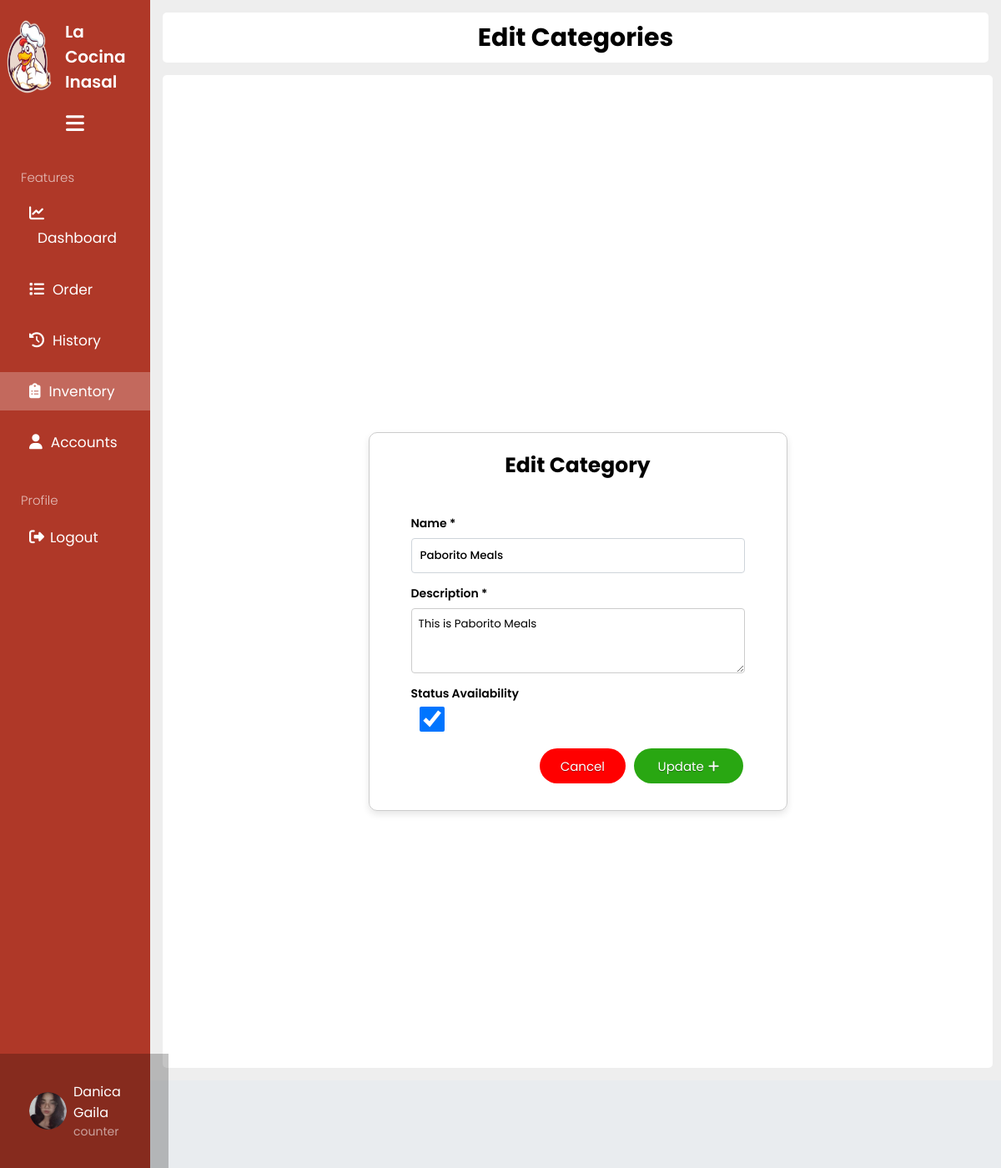
The page /content/categories-edit.php?id=1 (signed in) on the database its author committed.
### tables this page shows
CREATE TABLE `categories` (
  `id` int(11) NOT NULL,
  `name` varchar(255) NOT NULL,
  `description` mediumtext NOT NULL,
  `status` tinyint(1) NOT NULL DEFAULT 0 COMMENT '0=visible 1=hidden\r\n'
);

### config/function.php (called while the page is built, shortened)
<?php
require 'dbconnect.php';
function validate($inputData)
{
    global $conn;
    $validatedData = mysqli_real_escape_string($conn, $inputData);
    return trim($validatedData);
}
function getById($tableName, $id)
{
    global $conn;
    $table = validate($tableName);
    $id = validate($id);
    $query = "SELECT * FROM $table WHERE id= '$id' LIMIT 1";
    $result = mysqli_query($conn, $query);
    if ($result && mysqli_num_rows($result) == 1) {
        $row = mysqli_fetch_assoc($result);
        $response = [
            'status' => 200,
            'data' => $row,
            'message' => 'Record Found',
        ];
        return $response;
    } else {
        $response = [
            'status' => 404,
            'message' => 'No Data Found',
        ];
        return $response;
    }
}
function checkParamId($type)
{
    if (isset($_GET[$type])) {
        if ($_GET[$type] != '') {
            return $_GET[$type];
        } else {
            return '<h5>No ID FOUND</h5>';
        }
    } else {
        return '<h5>No ID GIVEN</h5>';
    }
}

### content/categories-edit.php (the view, shortened to what this page needs)
<?php include 'partials/header.php'; ?>
<head>
    <link rel="stylesheet" href="../css/dashboard.css">
    <link rel="stylesheet" href="../css/inventory.css">
    <link rel="stylesheet" href="../css/inventorycrud.css">
<body>
    <div class="dashboard_container">
        <div class="dashboard_sidebar" id="dashboard_sidebar">
            <div class="dashboard_sidebar_logo" id="logo_dashs">
                <img src="../pictures/logo.png" alt="">
                <p class="title_dash">La Cocina Inasal</p>
            </div>
            <div class="dashboard_sidebar_content">
                <ul class="dashboard_sidebar_list" id="dashboard_sidebar_list">
                    <div id="hamburger">
                        <a href="" id="hamburger_button"><i class="fa-solid fa-bars"></i></a>
                    </div>
                    <div class="features">
                        <p>Features</p>
                    </div>
                    <li>
                        <a href="dashboard.php"><i class="fa-solid fa-chart-line"></i><span class="Menutext">Dashboard</span></a>
                    </li>
                    <li>
                        <a href="content/order.php"><i class="fa-solid fa-list"></i><span class="Menutext">Order</span></a>
                    </li>
                    <li>
                        <a href="content/history.php"><i class="fa-solid fa-clock-rotate-left"></i><span class="Menutext">History</span></a>
                    </li>
                    <li style="background-color: #ffffff3f;">
                        <a href="inventory.php"><i class="fa-solid fa-clipboard-list"></i><span class="Menutext">Inventory</span></a>
                    </li>
                    <li>
                        <a href="account.php"><i class="fa-solid fa-user MenuIcons"></i><span class="Menutext">Accounts</span></a>
                    </li>
                </ul>
            </div>
            <div class="profile-txt">
                <p>Profile</p>
            </div>
            <div class="logout">
                <a href="../logout.php" id="logout_button"><i class="fa-solid fa-right-from-bracket"></i><span class="Menutext">Logout</span></a>
            </div>
            <div class="dashboard_sidebar_profile">
                <img src='../<?= ($_SESSION['loggedInUser']['image']) ?>' id="logo_dash" alt="User Profile">
                <div class="title_dash">
                    <p>
                        <?php if (isset($_SESSION['loggedInUser']['name'])) {
                            echo '<p>' . ($_SESSION['loggedInUser']['name']) . '</p>';
                        } ?>
                    </p>
                    <p style="font-size: 14px; color: rgba(255, 255, 255, 0.562);">
                        <?php if (isset($_SESSION['loggedInUser']['position'])) {
                            echo htmlspecialchars($_SESSION['loggedInUser']['position']);
                        } ?>
                    </p>
                </div>
            </div>
        </div>
        <div class="dashboard_mainbar" id="dashboard_mainbar">
            <div class="dashboard_topnav">
                <div>
                    <p>Edit Categories</p>
                </div>
            </div>
            <div class="main_container">
                <div class="main_add_container">
                    <div class="container">
                        <div class="text-center">
                            <h3>Edit Category</h3>
                        </div>
                        <form action="code.php" method="POST">
                            <?php
                            $paramValue = checkParamId('id');
                            $category = getById('categories', $paramValue);
                            if ($category['status'] == 200) {
                            ?>
                                <div class="row">
                                    <div class="col-md-12 mb-3">
                                        <label>Name *</label>
                                        <input type="text" name="name" value="<?= $category['data']['name']; ?>" required class="form-control">
                                    </div>
                                    <div class="col-md-12 mb-3">
                                        <label>Description *</label>
                                        <textarea name="description" class="form-control" rows="3"><?= $category['data']['description'] ?> </textarea>
                                    </div>
                                    <div class="col-md-6">
                                        <label>Status Availability</label>
                                        <input type="checkbox" name="status" <?= $category['data']['status'] == true ? 'checked' : ''; ?> style="width: 30px; height: 30px" ;>
                                    </div>
                                    <div class="col-8">
                                        <a href="inventory.php" class="btn1">Cancel</a>
                                        <button type="submit" name="updateCategory" class="btn2">Update<i class="fa-solid fa-plus"></i></button>
                                    </div>
                                </div>
                            <?php
                            } else {
                                echo '<h5>' . $category['message'] . '</h5>';
                            }
                            ?>
                        </form>
                    </div>
                </div>
            </div>
        </div>
    </div>
    <?php include 'partials/footer.php'; ?>

### css/dashboard.css (style rules this page uses)
* { padding: 0px; margin: 0px; font-family: "Poppins", sans-serif; }
html { scroll-behavior: smooth; }
.dashboard_sidebar { width: 15%; background: #af3828; transition: all 0.5s ease; height: 100vh; position: fixed; top: 0; bottom: 0; }
.dashboard_mainbar { width: 85%; background: #eeeeee; height: 100%; margin-left: 15%; }
.dashboard_sidebar_logo { display: flex; padding: 15px 0px 15px 0px; }
.dashboard_sidebar_logo img { width: 70px; transition: all 0.5s ease; }
.dashboard_sidebar_logo p { font-family: "Poppins", sans-serif; font-weight: 600; color: white; font-size: 20px; display: flex; align-items: center; cursor: pointer; transition: all 0.5s ease; }
.dashboard_container { display: flex; flex-direction: row; }
.dashboard_sidebar_profile { display: flex; align-items: center; justify-content: flex-start; background-color: rgba(0, 0, 0, 0.23); padding: 25px 35px; position: fixed; bottom: 0; width: 11%; }
.dashboard_sidebar_profile img { width: 45px; height: 45px; border-radius: 50%; }
.dashboard_sidebar_profile p { font-family: "poppins", "sans-serif"; color: white; display: flex; align-items: center; color: white; font-size: 16px; cursor: pointer; text-decoration: none; }
.title_dash { padding: 8px; }
.dashboard_sidebar_list span { margin-left: 10px; color: rgb(255, 255, 255); font-size: 17px; }
.dashboard_sidebar_list li a { text-decoration: none; font-style: normal; font-size: 20px; width: 100%; }
.dashboard_sidebar_list li { padding: 10px 35px; margin-bottom: 15px; }
.dashboard_sidebar_list li i { color: rgb(255, 255, 255); font-size: 18px; }
.features p { font-family: "poppins", "sans-serif"; font-size: 15px; font-weight: 300; padding: 0px 0px 10px 25px; color: rgba(255, 255, 255, 0.671); }
.dashboard_topnav { height: 60px; margin: 15px 15px 0px 15px; display: flex; flex-direction: row; justify-content: space-between; border-radius: 5px; align-items: center; background: #ffffff; }
.dashboard_topnav p { font-weight: 700; font-style: normal; font-size: 30px; cursor: pointer; }
.profile-txt p { font-family: "poppins", "sans-serif"; font-size: 15px; font-weight: 300; padding: 20px 0px 10px 25px; color: rgba(255, 255, 255, 0.671); }
.logout a { text-decoration: none; font-family: "poppins", "sans-serif"; color: white; margin-top: 20px; font-size: 17px; }
.logout i { font-size: 18px; padding-right: 7px; }
.logout { padding: 10px 35px; }
#hamburger { display: flex; justify-content: center; padding-bottom: 40px; }
#hamburger_button { font-size: 25px; color: rgb(255, 255, 255); }
.main_container { margin: 15px 10px 15px 15px; border-radius: 5px; align-items: center; background: #ffffff; overflow: auto; max-height: 85vh; }
.main_container { scrollbar-width: thin; scrollbar-color: #888 #f1f1f1; }

### css/inventory.css (style rules this page uses)
body { background-color: #e9ecef; }

### css/inventorycrud.css (style rules this page uses)
.container { width: 400px; padding: 20px 50px 20px 50px; border: 1px solid #ccc; border-radius: 10px; box-shadow: 0 4px 8px rgba(0, 0, 0, 0.1); margin-bottom: 90px; }
.row div { margin-bottom: 10px; }
.row input { font-weight: 500; }
.main_add_container { display: flex; justify-content: center; align-items: center; height: 100vh; }
label { display: block; margin-bottom: 5px; font-weight: 600; font-size: 14px; }
.text-center h3 { text-align: center; font-size: 25px; margin-bottom: 40px; }
input[type="text"], input[type="file"], textarea, select { width: 100%; padding: 10px; border: 1px solid #ced4da; border-radius: 4px; box-sizing: border-box; }
input[type="checkbox"] { margin-left: 10px; }
.form-control { width: 100%; padding: 8px; margin-top: 2px; margin-bottom: 4px; border: 1px solid #ccc; border-radius: 4px; }
.col-8 { margin-top: 20px; display: flex; justify-content: flex-end; }
.btn1 { display: inline-block; padding: 0.5em 1.5em; margin: 0 0.1em 0.1em 0; border: 0.16em solid rgba(255, 255, 255, 0); background-color: rgb(255, 0, 0); border-radius: 2em; box-sizing: border-box; text-decoration: none; font-weight: 400; font-size: 15px; color: #ffffff; text-shadow: 0 0.04em 0.04em rgba(0, 0, 0, 0.35); text-align: center; transition: all 0.2s; margin-right: 10px; }
.btn2 { display: inline-block; padding: 0.5em 1.8em; margin: 0 0.1em 0.1em 0; border: 0.16em solid rgba(255, 255, 255, 0); background-color: rgb(41 167 18); border-radius: 2em; box-sizing: border-box; text-decoration: none; font-weight: 400; font-size: 15px; color: #ffffff; text-shadow: 0 0.04em 0.04em rgba(0, 0, 0, 0.35); text-align: center; transition: all 0.2s; }
.btn2 i { font-size: 15px; padding-left: 5px; }

### rows shown on the page
categories: name "Paborito Meals", description "This is Paborito Meals", status "☑"

### other values the page prints
$_SESSION['loggedInUser']['name'] "Danica Gaila"
$_SESSION['loggedInUser']['position'] "counter"
